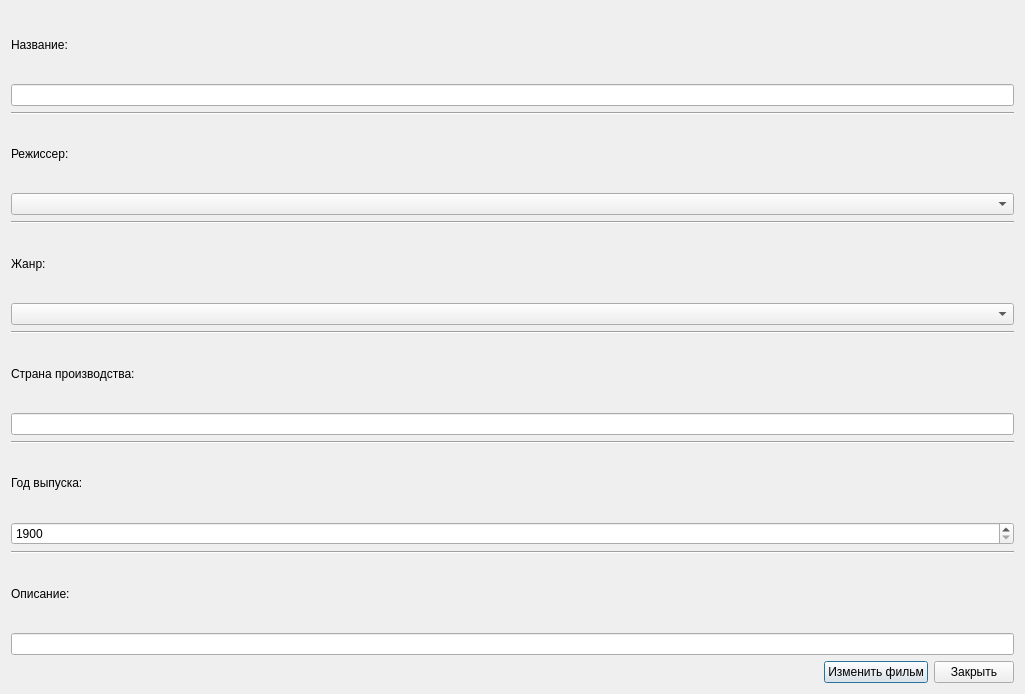
<?xml version="1.0" encoding="UTF-8"?>
<ui version="4.0">
 <class>Change</class>
 <widget class="QDialog" name="Change">
  <property name="geometry">
   <rect>
    <x>0</x>
    <y>0</y>
    <width>1025</width>
    <height>694</height>
   </rect>
  </property>
  <property name="windowTitle">
   <string>Изменение информации о фильме</string>
  </property>
  <layout class="QVBoxLayout" name="verticalLayout_2">
   <item>
    <layout class="QVBoxLayout" name="verticalLayout">
     <item>
      <widget class="QLabel" name="label">
       <property name="text">
        <string>Название:</string>
       </property>
      </widget>
     </item>
     <item>
      <widget class="QLineEdit" name="name"/>
     </item>
     <item>
      <widget class="Line" name="line_4">
       <property name="orientation">
        <enum>Qt::Horizontal</enum>
       </property>
      </widget>
     </item>
     <item>
      <widget class="QLabel" name="name_2">
       <property name="text">
        <string>Режиссер:</string>
       </property>
      </widget>
     </item>
     <item>
      <widget class="QComboBox" name="producer"/>
     </item>
     <item>
      <widget class="Line" name="line_3">
       <property name="orientation">
        <enum>Qt::Horizontal</enum>
       </property>
      </widget>
     </item>
     <item>
      <widget class="QLabel" name="name_3">
       <property name="text">
        <string>Жанр:</string>
       </property>
      </widget>
     </item>
     <item>
      <widget class="QComboBox" name="genre"/>
     </item>
     <item>
      <widget class="Line" name="line_2">
       <property name="orientation">
        <enum>Qt::Horizontal</enum>
       </property>
      </widget>
     </item>
     <item>
      <widget class="QLabel" name="label_2">
       <property name="text">
        <string>Страна производства:</string>
       </property>
      </widget>
     </item>
     <item>
      <widget class="QLineEdit" name="country"/>
     </item>
     <item>
      <widget class="Line" name="line_5">
       <property name="orientation">
        <enum>Qt::Horizontal</enum>
       </property>
      </widget>
     </item>
     <item>
      <widget class="QLabel" name="name_4">
       <property name="text">
        <string>Год выпуска:</string>
       </property>
      </widget>
     </item>
     <item>
      <widget class="QSpinBox" name="year">
       <property name="minimum">
        <number>1900</number>
       </property>
       <property name="maximum">
        <number>3000</number>
       </property>
      </widget>
     </item>
     <item>
      <widget class="Line" name="line">
       <property name="orientation">
        <enum>Qt::Horizontal</enum>
       </property>
      </widget>
     </item>
     <item>
      <widget class="QLabel" name="name_5">
       <property name="text">
        <string>Описание:</string>
       </property>
      </widget>
     </item>
     <item>
      <widget class="QLineEdit" name="description"/>
     </item>
    </layout>
   </item>
   <item>
    <layout class="QHBoxLayout" name="horizontalLayout">
     <property name="sizeConstraint">
      <enum>QLayout::SetMinimumSize</enum>
     </property>
     <item>
      <spacer name="horizontalSpacer">
       <property name="orientation">
        <enum>Qt::Horizontal</enum>
       </property>
       <property name="sizeHint" stdset="0">
        <size>
         <width>40</width>
         <height>20</height>
        </size>
       </property>
      </spacer>
     </item>
     <item>
      <widget class="QPushButton" name="pushButton">
       <property name="text">
        <string>Изменить фильм</string>
       </property>
      </widget>
     </item>
     <item>
      <widget class="QPushButton" name="pushButton_2">
       <property name="text">
        <string>Закрыть</string>
       </property>
      </widget>
     </item>
    </layout>
   </item>
  </layout>
 </widget>
 <resources/>
 <connections/>
</ui>
